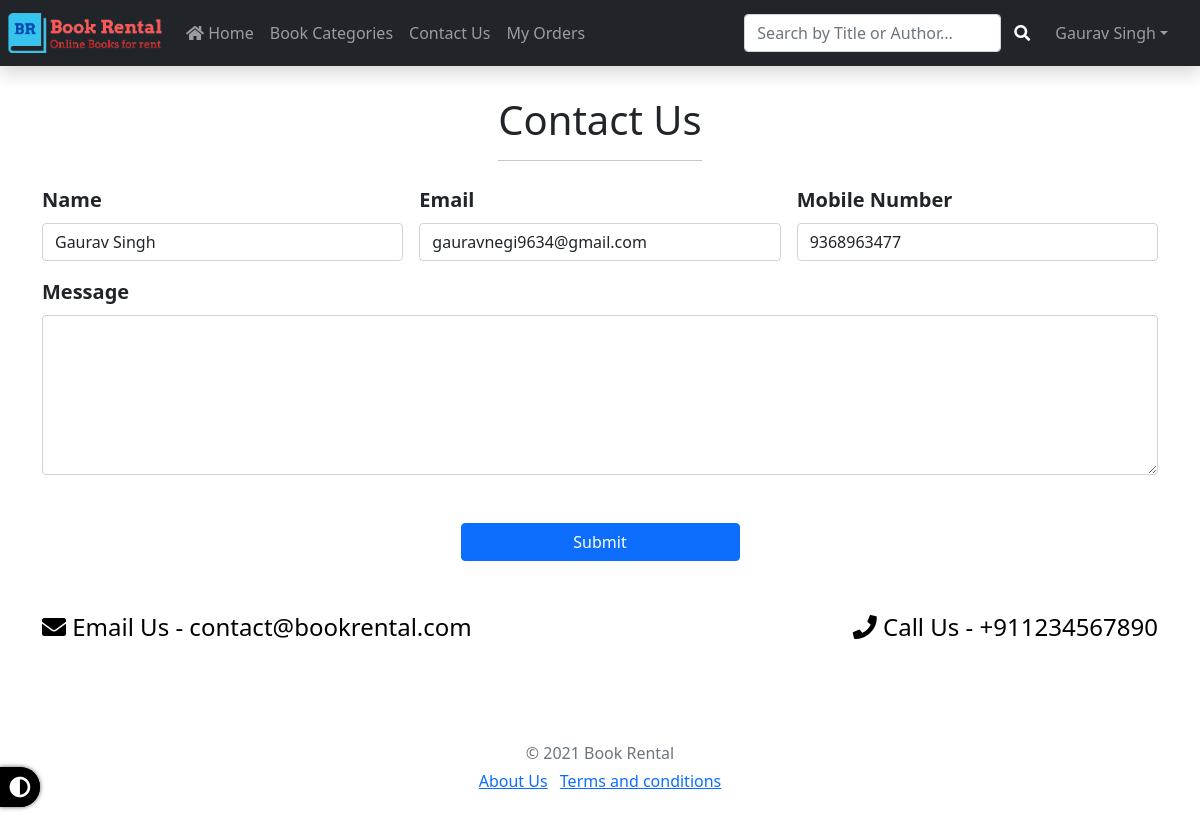
Screenshot of /contactUs.php (signed in) with the database file from the repository.
### tables this page shows
CREATE TABLE `users` (
  `id` int(11) NOT NULL,
  `name` varchar(80) NOT NULL,
  `email` varchar(50) NOT NULL,
  `mobile` bigint(20) NOT NULL,
  `doj` datetime NOT NULL,
  `password` varchar(255) NOT NULL
);

### contactUs.php (the view, shortened to what this page needs)
<?php require('header.php') ?>
<?php
if (isset($_SESSION['USER_LOGIN'])) {
  $userId = $_SESSION['USER_ID'];
  $res = mysqli_query($con, "select * from users where id='$userId'");
  $row = mysqli_fetch_assoc($res);
  $nameAuto = $row['name'];
  $emailAuto = $row['email'];
  $mobileAuto = $row['mobile'];
} else {
  $nameAuto = '';
  $emailAuto = '';
  $mobileAuto = '';
}
?>
<div class="container my-5">
    <div class="d-flex justify-content-center">
        <h1>Contact Us
            <hr>
        </h1>
    </div>
    <form method="post" class="row g-3 ">
        <div class="col-md-4">
            <label for="name" class="form-label fw-bold fs-5">Name</label>
            <input type="text" class="form-control" id="name" name="name" value="<?php echo $nameAuto ?>" required>
        </div>
        <div class="col-md-4">
            <label for="email" class="form-label fw-bold fs-5">Email</label>
            <input type="email" class="form-control" id="email" name="email" value="<?php echo $emailAuto ?>" required>
        </div>
        <div class=" col-md-4">
            <label for="mobile" class="form-label fw-bold fs-5">Mobile Number</label>
            <input type="tel" maxlength="12" class="form-control" id="mobile" name="mobile"
                value="<?php echo $mobileAuto ?>" required>
        </div>
        <div class=" col-md-12">
            <label for="message" class="form-label fw-bold fs-5">Message</label>
            <textarea maxlength="500" type="text" class="form-control" style="height:10rem" id="message" name="message"
                required></textarea>
        </div>
        <div class="text-center">
            <div class="col-12">
                <button class="btn btn-primary w-25" type="submit" name="submit">Submit
                </button>
            </div>
        </div>
    </form>
</div>
<div class="container my-3">
    <div class="row">
        <div class="col-6">
            <a class="text-black text-decoration-none text-break fs-4"
                href="mailto:contact@bookrental.com?subject=Contact us"><i class="fas fa-envelope"></i> Email Us -
                contact@bookrental.com</a>
        </div>
        <div class="col-6 text-end">
            <a class="text-black text-decoration-none text-break fs-4 text-end" href="tel:+911234567890"><i
                    class="fas fa-phone"></i> Call Us - +911234567890</a>
        </div>
    </div>
</div>
<?php require('footer.php') ?>

### css/Style.css (style rules this page uses)
html { scroll-behavior: smooth; }

### rows the page displays
users: name "Gaurav Singh", email "gauravnegi9634@gmail.com", mobile "9368963477"

### other values shown
$userName "Gaurav Singh"
